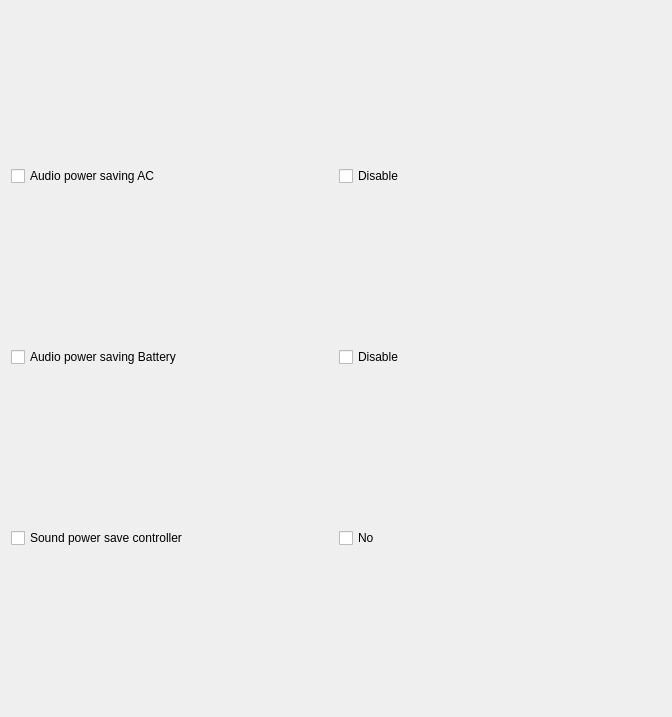
          <widget class="QWidget" name="scrollAreaWidgetContents_7">
           <property name="geometry">
            <rect>
             <x>0</x>
             <y>0</y>
             <width>672</width>
             <height>717</height>
            </rect>
           </property>
           <layout class="QVBoxLayout" name="verticalLayout_15">
            <item>
             <layout class="QHBoxLayout" name="horizontalLayout_38">
              <item>
               <widget class="QCheckBox" name="checkBox_44">
                <property name="text">
                 <string>Audio power saving AC</string>
                </property>
               </widget>
              </item>
              <item>
               <widget class="QCheckBox" name="checkBox_45">
                <property name="text">
                 <string>Disable</string>
                </property>
               </widget>
              </item>
             </layout>
            </item>
            <item>
             <layout class="QHBoxLayout" name="horizontalLayout_39">
              <item>
               <widget class="QCheckBox" name="checkBox_46">
                <property name="text">
                 <string>Audio power saving Battery</string>
                </property>
               </widget>
              </item>
              <item>
               <widget class="QCheckBox" name="checkBox_47">
                <property name="text">
                 <string>Disable</string>
                </property>
               </widget>
              </item>
             </layout>
            </item>
            <item>
             <layout class="QHBoxLayout" name="horizontalLayout_40">
              <item>
               <widget class="QCheckBox" name="checkBox_48">
                <property name="text">
                 <string>Sound power save controller</string>
                </property>
               </widget>
              </item>
              <item>
               <widget class="QCheckBox" name="checkBox_49">
                <property name="text">
                 <string>No</string>
                </property>
               </widget>
              </item>
             </layout>
            </item>
           </layout>
          </widget>
